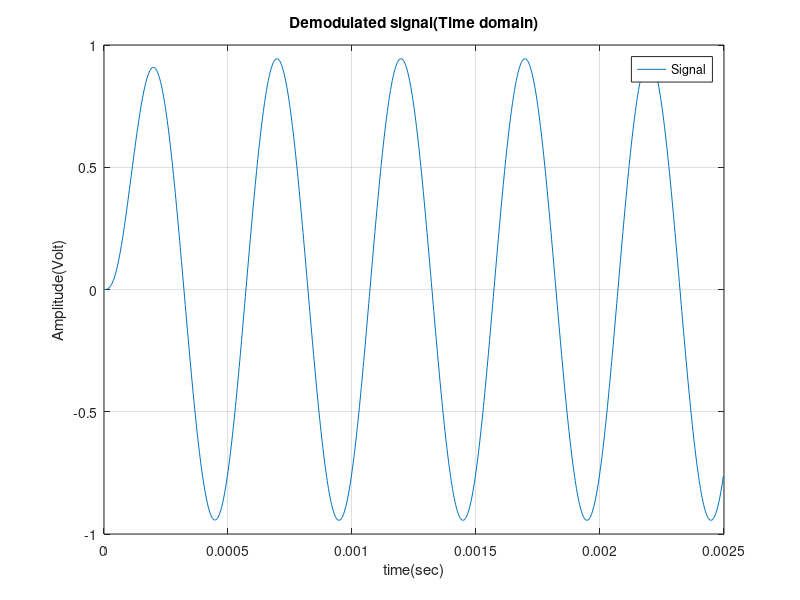
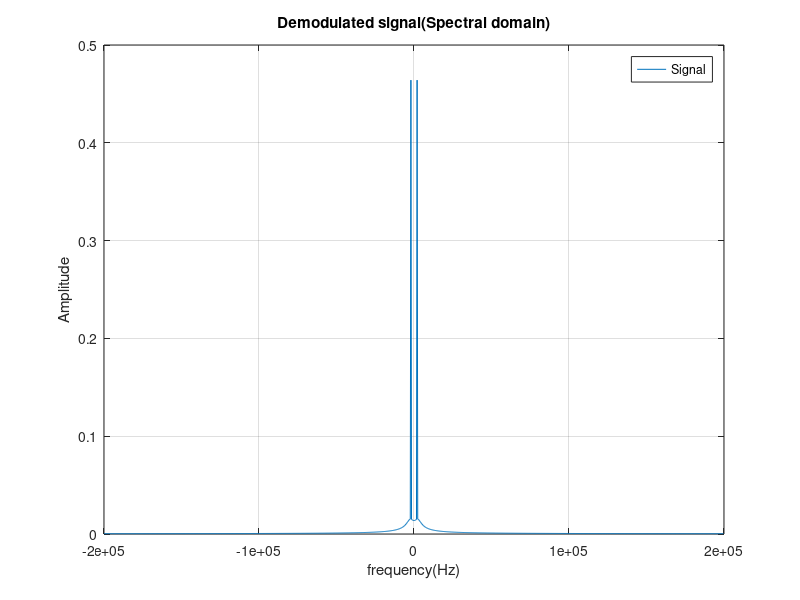
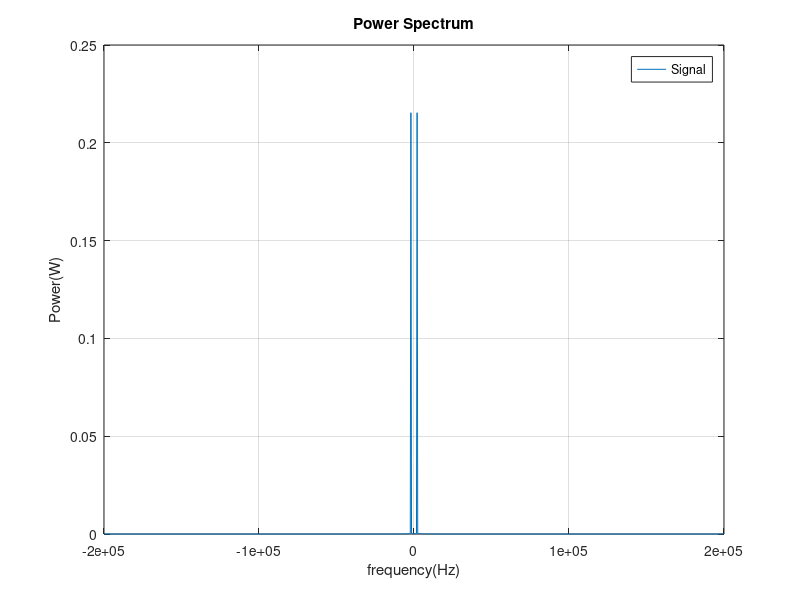

Write MATLAB code to recreate these figures, in order.
clear;
clc;
close all;

Fs = 400*1000;
T = 1/Fs;
L = 1000;
t = (0:L-1)*T;

Am = 1;
Ac = 2;

m = Am*sin(2*pi*2000*t);
c = Ac*cos(2*pi*100000*t);

[n,w] = buttord(2*2000/Fs,(8.4*2000)/Fs,.5,5);
[b,a] = butter(n,w,'low');

y = m.*c;

dms = (y.*c)./2;%./Ac^2;

%time domain
dms = filter(b, a, dms);
figure(1);
plot(t, dms);
title('Demodulated signal(Time domain)');
xlabel("time(sec)");
ylabel("Amplitude(Volt)");
legend("Signal");
disp(max(dms));
grid;


%freq domain
DMS = fft(dms);
DMS = fftshift(DMS);
P2 = abs(DMS/L);

disp(max(P2));
f = Fs*(-L/2:(L/2-1))/L;
figure(2);
plot(f, P2);
title('Demodulated signal(Spectral domain)');
xlabel("frequency(Hz)");
ylabel("Amplitude");
legend("Signal");
grid;

%power spectrum
f = Fs*(-L/2:(L/2-1))/L;
figure(3);
plot(f, P2.^2);
title('Demodulated signal Power Spectrum');
title('Power Spectrum');
xlabel("frequency(Hz)");
ylabel("Power(W)");
legend("Signal");
grid;
